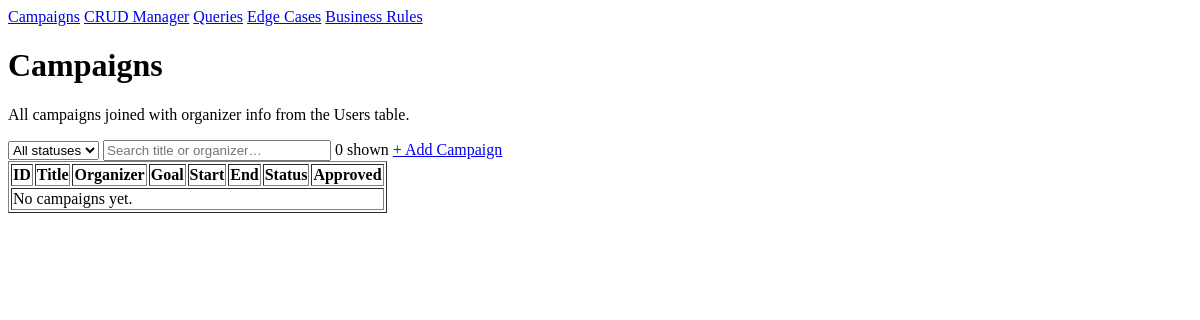
Before: / with the older database file.
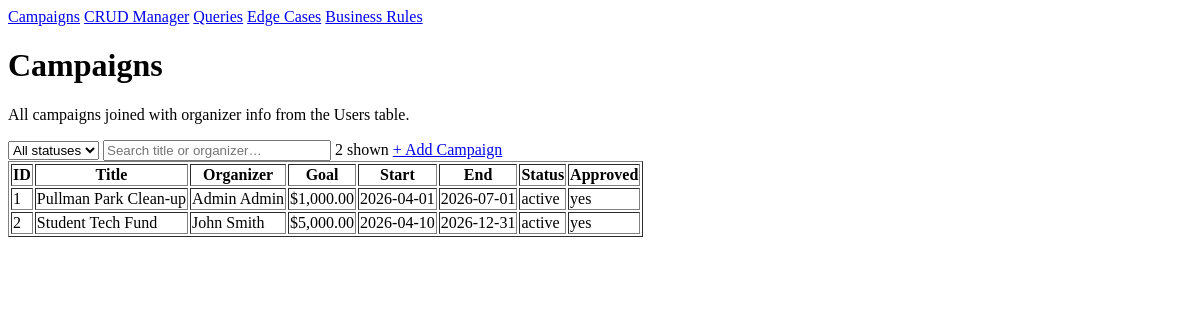
After: the same page with the newer database file.
### tables this page shows
CREATE TABLE campaigns (
    campaign_id INTEGER PRIMARY KEY AUTOINCREMENT,
    organizer_id INT NOT NULL REFERENCES users(user_id),
    title VARCHAR(200) NOT NULL,
    description CLOB NOT NULL,
    funding_goal DECIMAL(12,2) NOT NULL CHECK (funding_goal > 0),
    start_date DATE DEFAULT CURRENT_DATE NOT NULL,
    end_date DATE NOT NULL,
    status VARCHAR(20) DEFAULT 'pending' CHECK (status IN ('pending', 'active', 'completed', 'cancelled')),
    is_approved  BOOLEAN DEFAULT FALSE,
    created_at TIMESTAMP DEFAULT CURRENT_TIMESTAMP,
    CHECK (end_date > start_date)
);

### app/__init__.py (the view)
    @app.route("/")
    def index():
        db_conn = db.get_db()
        campaigns = db_conn.execute("""
            SELECT c.*, u.first_name || ' ' || u.last_name AS organizer_name
            FROM campaigns c
            JOIN users u ON c.organizer_id = u.user_id
        """).fetchall()
        return render_template('campaigns.html', campaigns=campaigns)

### app/db.py (called while the page is built)
def get_db():
    if 'db' not in g:
        g.db = sqlite3.connect(
            current_app.config['DATABASE'],
            detect_types=sqlite3.PARSE_DECLTYPES
        )
        g.db.row_factory = sqlite3.Row
        g.db.execute("PRAGMA foreign_keys = ON;")
    return g.db

### app/templates/campaigns.html (shortened to what this page needs)
<!DOCTYPE html>
<html lang="en">
<head>
</head>
<body>
<nav>
    <a href="/">Campaigns</a>
    <a href="/crud">CRUD Manager</a>
    <a href="/queries">Queries</a>
    <a href="/edge-cases">Edge Cases</a>
    <a href="/business-rules">Business Rules</a>
</nav>
<div>
    <h1>Campaigns</h1>
    <p>All campaigns joined with organizer info from the Users table.</p>
    <div>
        <select id="sf" onchange="filter()">
            <option value="">All statuses</option>
        </select>
        <input type="text" id="sq" placeholder="Search title or organizer…" oninput="filter()" style="width:220px">
        <span id="cnt"></span>
        <a href="/crud">+ Add Campaign</a>
    </div>
    <table id="tbl" border="1"> <thead>
            <tr>
                <th>ID</th><th>Title</th><th>Organizer</th><th>Goal</th>
                <th>Start</th><th>End</th><th>Status</th><th>Approved</th>
            </tr>
        </thead>
        <tbody>
        {% for c in campaigns %}
            <tr data-s="{{ c['status'] }}" data-q="{{ (c['title'] ~ ' ' ~ c['organizer_name'])|lower }}">
                <td>{{ c['campaign_id'] }}</td>
                <td>{{ c['title'] }}</td>
                <td>{{ c['organizer_name'] }}</td>
                <td>${{ '{:,.2f}'.format(c['funding_goal']) }}</td>
                <td>{{ c['start_date'] }}</td>
                <td>{{ c['end_date'] }}</td>
                <td>{{ c['status'] }}</td>
                <td>{{ 'yes' if c['is_approved'] else 'no' }}</td>
            </tr>
        {% else %}
            <tr><td colspan="8">No campaigns yet.</td></tr>
        {% endfor %}
        </tbody>
    </table>
</div>
</body>
</html>

Changed rows visible on the page:
added campaigns: campaign_id "1", title "Pullman Park Clean-up", organizer_name "Admin Admin", funding_goal "1,000.00", start_date "2026-04-01", end_date "2026-07-01", status "active", is_approved "yes"
added campaigns: campaign_id "2", title "Student Tech Fund", organizer_name "John Smith", funding_goal "5,000.00", start_date "2026-04-10", end_date "2026-12-31", status "active", is_approved "yes"
Other visible differences:
text written by a page script: "0 shown" → "2 shown"
text no longer shown: "No campaigns yet."
